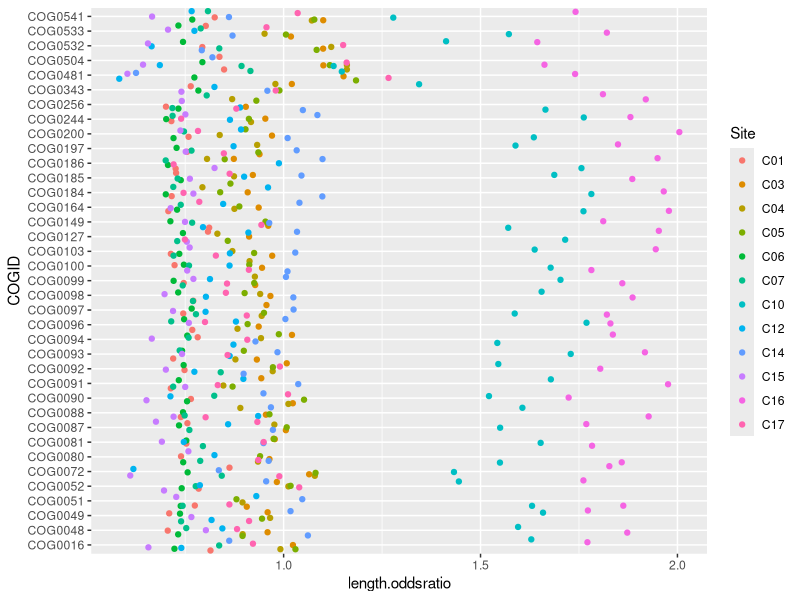
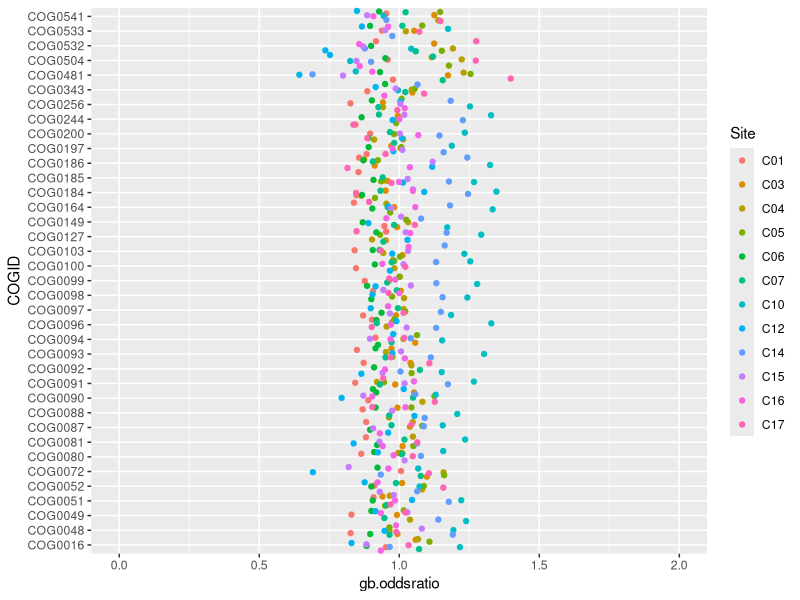
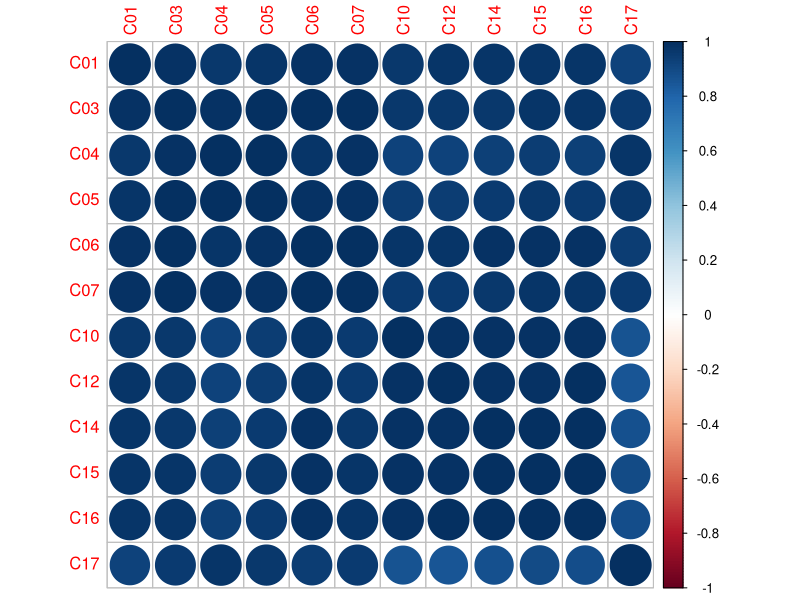
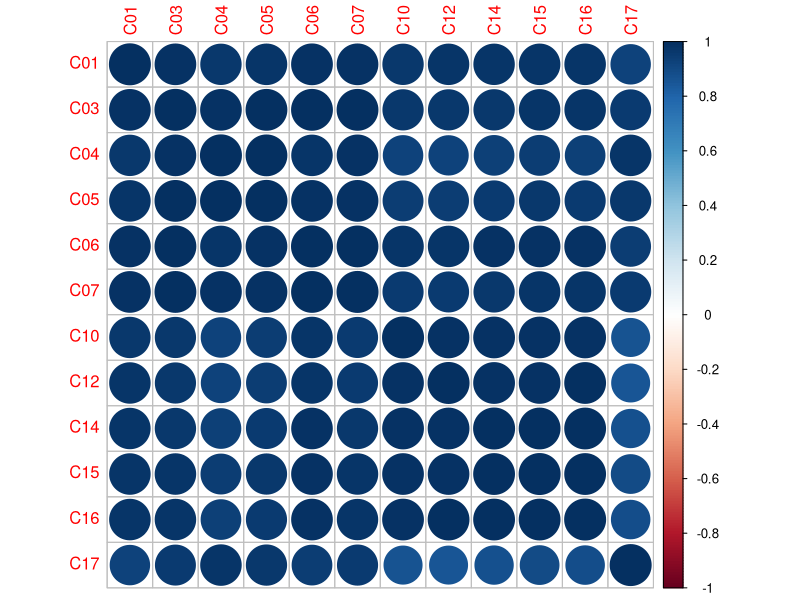
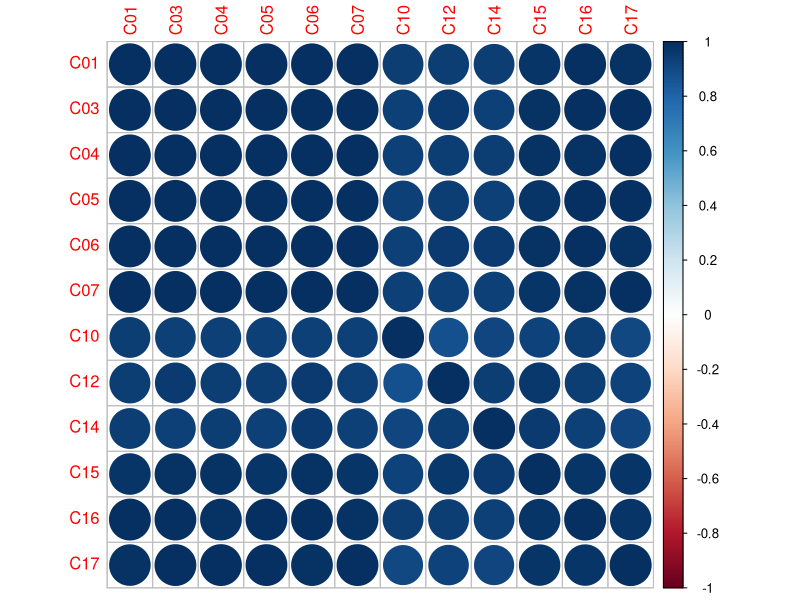
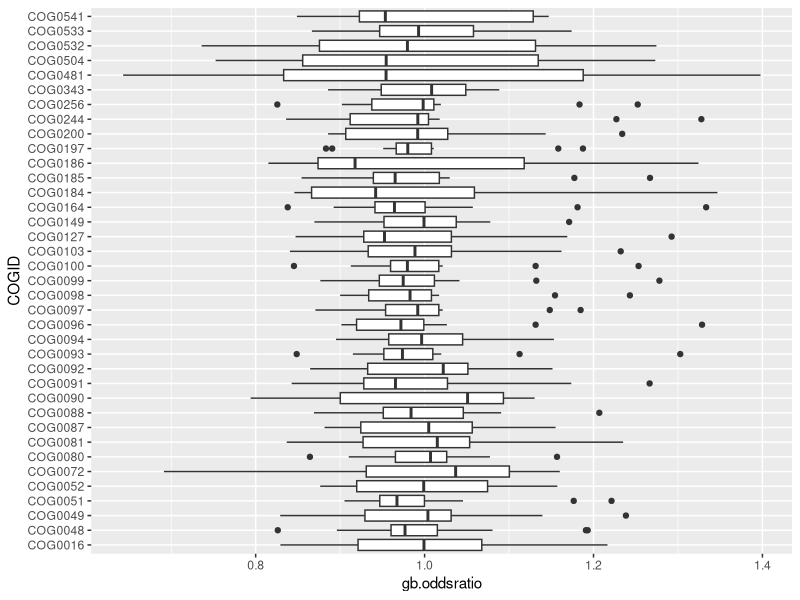
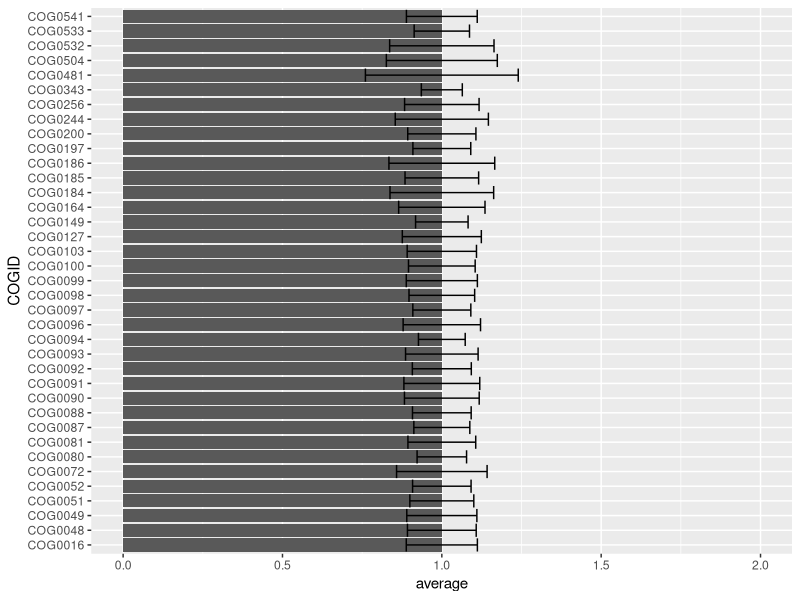

These charts were generated, in order, by the following R code:
#load packages
library(dplyr)
library(reshape2)
library(ggplot2)

#read in data
data=read.delim("COG_Data.txt")

#make file of single copy gene cogs
genes=c("COG0016","COG0048","COG0049","COG0051","COG0052","COG0072","COG0080","COG0081","COG0087","COG0088", "COG0090", "COG0091","COG0092","COG0093","COG0094","COG0096","COG0097","COG0098","COG0099","COG0100","COG0103","COG0127","COG0149","COG0164","COG0184","COG0185","COG0186","COG0197","COG0200","COG0244","COG0256","COG0343","COG0481","COG0504","COG0532","COG0533","COG0541")

#select COGs Tringe lists as single copy
single=data[which(data$COGID %in% genes),]

#read in list of gene lengths
length=read.delim("COGhmmLength.txt", header=FALSE)

#relabel length file based on data
colnames(length)=c("COGID", "HMMlength")

#join length with data
single=inner_join(single, length)

#melt the data
reshaped=melt(single, id.vars = c("COGID", "Func_name", "HMMlength"), variable.name = "Site", value.name = "Count")

#read in gbase data
gb=read.delim("Cen_filesize.txt", header=TRUE)

#add gbases info
reshaped=inner_join(reshaped, gb, by="Site")

#calculate normalized values (by length)
reshaped$LengthNormCount=reshaped$Count/reshaped$HMMlength

#calculate normalized values by gb and length
reshaped$gbNormCount=reshaped$LengthNormCount/reshaped$Gbases

#group the data
reshaped=group_by(reshaped, COGID)

#summarise 
avglength=summarise(reshaped, gbNorm.n=length(gbNormCount), lengthNorm.n=length(LengthNormCount), gbNorm.average=mean(gbNormCount), lengthNorm.average=mean(LengthNormCount))

#regroup w Site 
reshaped=group_by(reshaped, COGID, Site)

#calculate odds ratio
reshaped$length.oddsratio=reshaped$LengthNormCount/avglength$lengthNorm.average
reshaped$gb.oddsratio=reshaped$gbNormCount/avglength$gbNorm.average
  
#plot
ggplot(reshaped, aes(x=COGID, y=length.oddsratio, color=Site)) +
  geom_jitter() +
  coord_flip()

ggplot(reshaped, aes(x=COGID, y=gb.oddsratio, color=Site)) +
  geom_jitter() +
  ylim(0,2) +
  coord_flip()


##plot against
lnc=reshaped[,-c(2,3,5,6,8,9,10)]
gnc=reshaped[,-c(2,3,5,6,7,9,10)]
orig=single[,-c(1,14,15)]

library(tidyr)
lnc.spread=spread(lnc, Site, LengthNormCount)
gnc.spread=spread(gnc, Site, gbNormCount)

library(corrplot)

lnc.spread2=lnc.spread[,-1]

cor=cor(lnc.spread2)
corrplot(cor)

gnc.spread2=gnc.spread[,-1]
gnc.cor=cor(gnc.spread2)
corrplot(gnc.cor)

orig.cor=cor(orig)
corrplot(orig.cor)

#what genes have best odds ratio?
ggplot(reshaped, aes(x=COGID, y=gb.oddsratio)) +
  geom_boxplot() +
  coord_flip()

reshaped3=group_by(reshaped, COGID)
reshaped3summary=summarise(reshaped3, average=mean(gb.oddsratio), n=length(gb.oddsratio), sd=sd(gb.oddsratio))
ggplot(reshaped3summary, aes(x=COGID, y=average)) +
  geom_bar(stat="identity") +
  geom_errorbar(ymin=reshaped3summary$average-reshaped3summary$sd, ymax=reshaped3summary$average+ reshaped3summary$sd) +
  ylim(0,2) +
  coord_flip()

